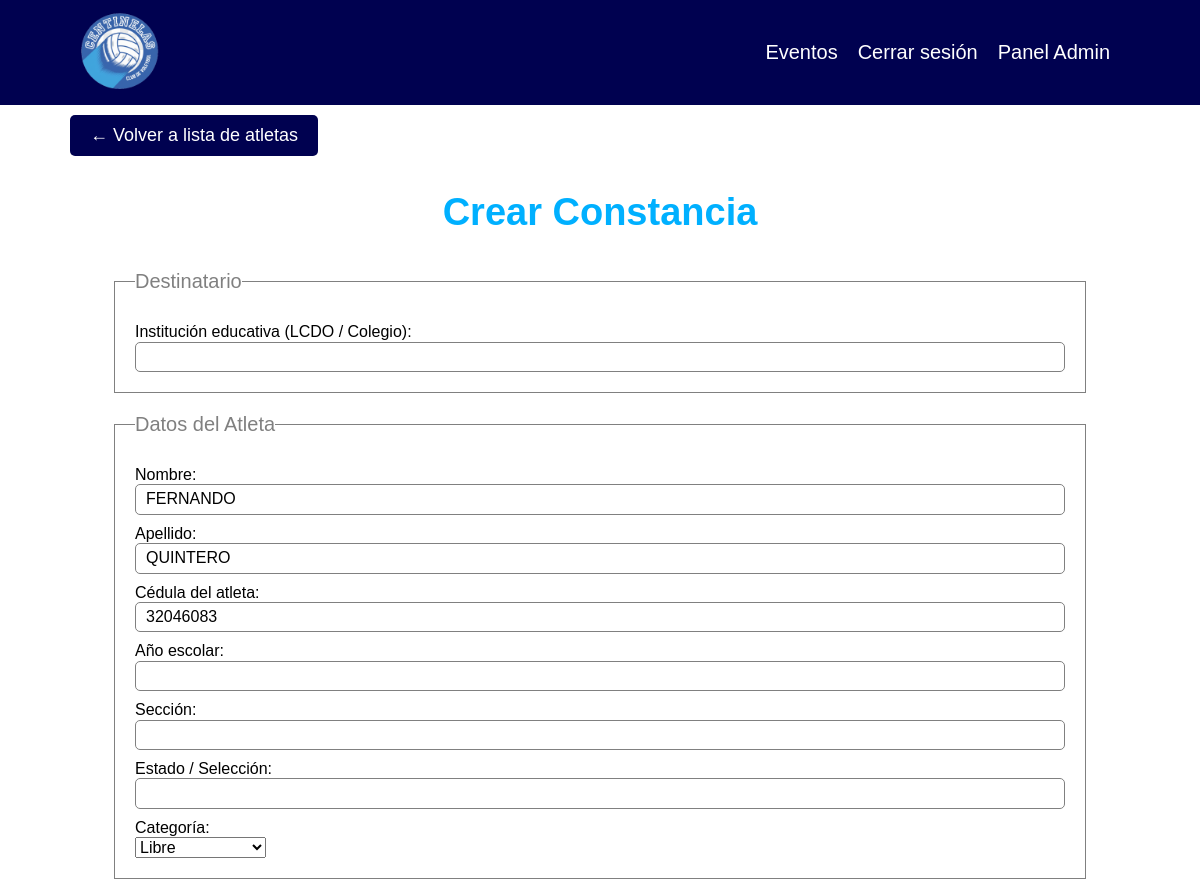
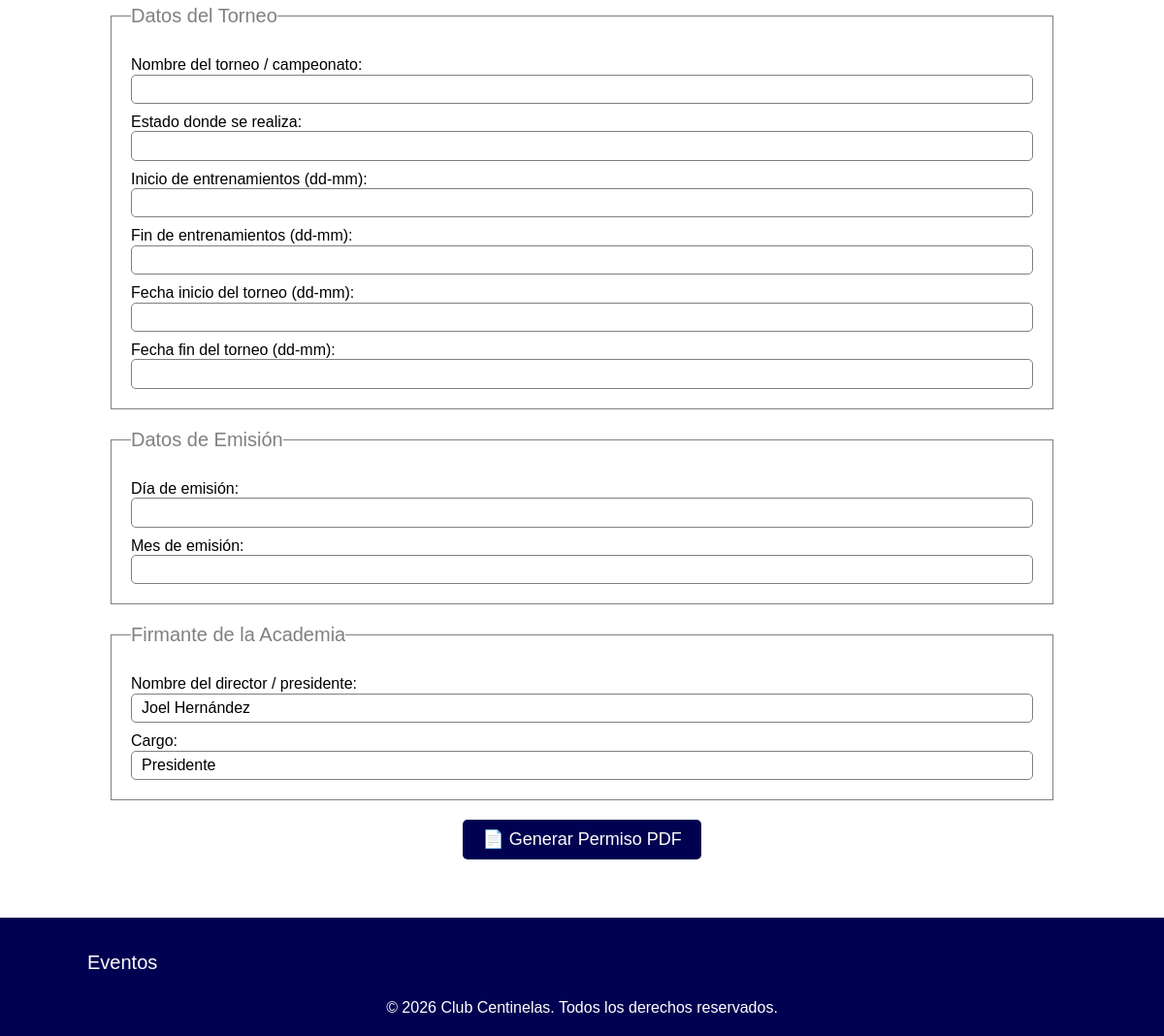
/admin/constancias/crear_constancia.php?id=23 (signed in), run on the app's committed database (2 pictures, top to bottom).
### tables this page shows
CREATE TABLE `estudiantes` (
  `id` int(11) NOT NULL,
  `persona_id` int(11) DEFAULT NULL,
  `categoria_id` int(11) DEFAULT NULL,
  `representante_id` int(11) DEFAULT NULL,
  `fecha_nacimiento` date DEFAULT NULL,
  `lugar_nacimiento` varchar(150) DEFAULT NULL
);

CREATE TABLE `personas` (
  `id` int(11) NOT NULL,
  `nombre` varchar(100) NOT NULL,
  `apellido` varchar(100) NOT NULL,
  `cedula` varchar(100) NOT NULL,
  `telefono` varchar(20) DEFAULT NULL,
  `correo` varchar(100) DEFAULT NULL
);

### src/Estudiante.php (called while the page is built, shortened)
<?php
class Estudiante
{
    public static function findById($id)
    {
        $conn = DB::conectar();
        $sql = 'SELECT
                    e.id,
                    e.persona_id,
                    e.categoria_id,
                    e.representante_id,
                    e.fecha_nacimiento,
                    e.lugar_nacimiento,
                    p.nombre           AS nombre,
                    p.apellido         AS apellido,
                    p.cedula           AS cedula,
                    p.telefono         AS telefono,
                    p.correo           AS correo,
                    c.nombre           AS categoria_nombre,
                    rp.nombre          AS rep_nombre,
                    rp.apellido        AS rep_apellido,
                    rp.cedula          AS rep_cedula,
                    rp.telefono        AS rep_telefono,
                    rp.correo          AS rep_correo,
                    r.profesion        AS rep_profesion,
                    r.domicilio        AS rep_domicilio
                FROM estudiantes e
                LEFT JOIN personas       p  ON e.persona_id       = p.id
                LEFT JOIN categorias     c  ON e.categoria_id     = c.id
                LEFT JOIN representantes r  ON e.representante_id = r.id
                LEFT JOIN personas       rp ON r.persona_id       = rp.id
                WHERE e.id = ?';
        $stmt = $conn->prepare($sql);
        $stmt->bind_param('i', $id);
        $stmt->execute();
        return $stmt->get_result()->fetch_assoc();
    }
}

### src/Categoria.php (called while the page is built, shortened)
<?php
class Categoria {
    public static function listar() {
        $conn = DB::conectar();
        return $conn->query('SELECT * FROM categorias ORDER BY nombre ASC');
    }
}

### admin/constancias/crear_constancia.php (the view, shortened to what this page needs)
<?php
require_once __DIR__ . '/../../src/Estudiante.php';
require_once __DIR__ . '/../../src/Categoria.php';
$categorias = Categoria::listar();
$atleta = [];
$id = $_GET['id'] ?? null;
if ($id) {
    $atleta = Estudiante::findById($id) ?? [];
}
include '../../templates/header.php';
?>
<main class="contenedor seccion">
    <a class="boton" href="../estudiantes/index.php">&larr; Volver a lista de atletas</a>
    <h1>Crear Constancia</h1>
    <form class="formulario" action="crear_constancia.php" method="POST" onsubmit="return validarConstancia()">
        <fieldset>
            <legend>Destinatario</legend>
            <label for="institucion_destino">Institución educativa (LCDO / Colegio):</label>
            <input type="text" id="institucion_destino" name="institucion_destino"
                value="<?php echo htmlspecialchars($_POST['institucion_destino'] ?? ''); ?>">
        </fieldset>
        <fieldset>
            <legend>Datos del Atleta</legend>
            <label for="nombre_atleta">Nombre:</label>
            <input type="text" id="nombre_atleta" name="nombre_atleta" value="<?php echo htmlspecialchars( $_POST['nombre_atleta'] ?? strtoupper($atleta['nombre'] ?? '') ); ?>">
            <label for="apellido_atleta">Apellido:</label>
            <input type="text" id="apellido_atleta" name="apellido_atleta" value="<?php echo htmlspecialchars( $_POST['apellido_atleta'] ?? strtoupper($atleta['apellido'] ?? '') ); ?>">
            <label for="cedula_atleta">Cédula del atleta:</label>
            <input type="text" id="cedula_atleta" name="cedula_atleta" value="<?php echo htmlspecialchars( $_POST['cedula_atleta'] ?? ($atleta['cedula'] ?? '') ); ?>">
            <label for="anio_escolar">Año escolar:</label>
            <input type="text" id="anio_escolar" name="anio_escolar"
                value="<?php echo htmlspecialchars($_POST['anio_escolar'] ?? ''); ?>">
            <label for="seccion">Sección:</label>
            <input type="text" id="seccion" name="seccion"
                value="<?php echo htmlspecialchars($_POST['seccion'] ?? ''); ?>">
            <label for="estado_seleccion">Estado / Selección:</label>
            <input type="text" id="estado_seleccion" name="estado_seleccion"
                value="<?php echo htmlspecialchars($_POST['estado_seleccion'] ?? ''); ?>">
            <label for="categoria">Categoría:</label>
            <select id="categoria" name="categoria">
                <?php while ($categoria = $categorias->fetch_assoc()) : ?>
                    <option value="<?php echo htmlspecialchars($categoria['nombre']); ?>"
                        <?php echo (($_POST['categoria'] ?? $atleta['categoria_nombre'] ?? '') === $categoria['nombre']) ? 'selected' : ''; ?>>
                        <?php echo htmlspecialchars($categoria['nombre']); ?>
                    </option>
                <?php endwhile; ?>
            </select>
        </fieldset>
        <fieldset>
            <legend>Datos del Torneo</legend>
            <label for="nombre_torneo">Nombre del torneo / campeonato:</label>
            <input type="text" id="nombre_torneo" name="nombre_torneo"
                value="<?php echo htmlspecialchars($_POST['nombre_torneo'] ?? ''); ?>">
            <label for="estado_torneo">Estado donde se realiza:</label>
            <input type="text" id="estado_torneo" name="estado_torneo"
                value="<?php echo htmlspecialchars($_POST['estado_torneo'] ?? ''); ?>">
            <label for="fecha_inicio_entreno">Inicio de entrenamientos (dd-mm):</label>
            <input type="text" id="fecha_inicio_entreno" name="fecha_inicio_entreno"
                value="<?php echo htmlspecialchars($_POST['fecha_inicio_entreno'] ?? ''); ?>">
            <label for="fecha_fin_entreno">Fin de entrenamientos (dd-mm):</label>
            <input type="text" id="fecha_fin_entreno" name="fecha_fin_entreno"
                value="<?php echo htmlspecialchars($_POST['fecha_fin_entreno'] ?? ''); ?>">
            <label for="fecha_torneo_inicio">Fecha inicio del torneo (dd-mm):</label>
            <input type="text" id="fecha_torneo_inicio" name="fecha_torneo_inicio"
                value="<?php echo htmlspecialchars($_POST['fecha_torneo_inicio'] ?? ''); ?>">
            <label for="fecha_torneo_fin">Fecha fin del torneo (dd-mm):</label>
            <input type="text" id="fecha_torneo_fin" name="fecha_torneo_fin"
                value="<?php echo htmlspecialchars($_POST['fecha_torneo_fin'] ?? ''); ?>">
        </fieldset>
        <fieldset>
            <legend>Datos de Emisión</legend>
            <label for="dia_emision">Día de emisión:</label>
            <input type="text" id="dia_emision" name="dia_emision"
                value="<?php echo htmlspecialchars($_POST['dia_emision'] ?? ''); ?>">
            <label for="mes_emision">Mes de emisión:</label>
            <input type="text" id="mes_emision" name="mes_emision"
                value="<?php echo htmlspecialchars($_POST['mes_emision'] ?? ''); ?>">
        </fieldset>
        <fieldset>
            <legend>Firmante de la Academia</legend>
            <label for="nombre_director">Nombre del director / presidente:</label>
            <input type="text" id="nombre_director" name="nombre_director"
                value="<?php echo htmlspecialchars($_POST['nombre_director'] ?? 'Joel Hernández'); ?>">
            <label for="cargo_director">Cargo:</label>
            <input type="text" id="cargo_director" name="cargo_director"
                value="<?php echo htmlspecialchars($_POST['cargo_director'] ?? 'Presidente'); ?>">
        </fieldset>
        <button type="submit" class="boton">📄 Generar Permiso PDF</button>
    </form>
</main>
<?php include '../../templates/footer.php'; ?>

### assets/styles/app.css (style rules this page uses)
:root { --blanco-fondo: #FFFFFF; --celeste-primario: #00B0FF; --azul-interactivo: #007BB2; --azul-oscuro: #000150; --texto-principal: #2d353a; }
Html { box-sizing: border-box; font-size: 62.5%; }
*, *:before, *:after { box-sizing: inherit; }
Body { font-size: 1.6rem; }
html, body { height: 100%; margin: 0; }
h1, h2, h3, p, a { font-family: 'Google Sans', sans-serif; color: var(--texto-principal); }
a { text-decoration: none; font-size: 2rem; padding: 1rem; }
h1 { font-size: 3.8rem; font-weight: 700; color: var(--celeste-primario); }
h1, h2, h3 { text-align: center; }
.seccion { margin-top: 5rem; margin-bottom: 5rem; }
.boton { display: inline-block; background-color: var(--azul-oscuro); color: white; padding: 1rem 2rem; margin: 1rem; border-radius: 5px; font-size: 1.8rem; font-weight: 500; border: none; font-family: 'Google Sans', sans-serif; }
.contenedor { max-width: 90%; margin: 0 auto; }

### data on the page
estudiantes: nombre_atleta "FERNANDO", apellido_atleta "QUINTERO", cedula_atleta "32046083"

### other printed values
form field categoria "Libre"
